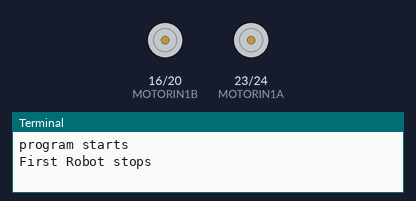
Recording of a program running on a simulated Raspberry Pi (BCM pin numbers). On the bench: motor-driver pin pairs drawn as motors (green arrow = first pin HIGH = forward, orange = second pin HIGH = backward, longer = more drive, scaled by the enable pin), the last lines printed to the terminal.

Above: at 2.5 s.
At 21.0 s:
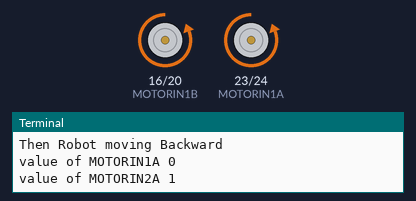
At 32.0 s:
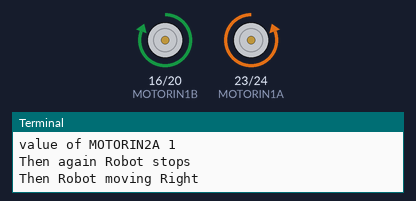
At 43.0 s:
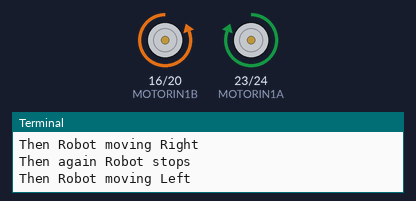
Timing chart, 0 to 63.7 s (numbered marks = the images above):
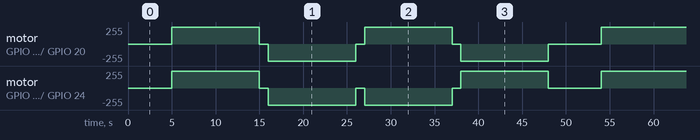

Measured:
- by itself, motor on GPIO 23 (MOTORIN1A) / GPIO 24 (MOTORIN2A): repeats every 49.0 s: 2 × (stopped 1.0 s, backward 255/255 10.0 s), stopped 1.0 s, forward 255/255 10.0 s, stopped 6.0 s, forward 255/255 10.0 s
- by itself, motor on GPIO 16 (MOTORIN1B) / GPIO 20 (MOTORIN2B): repeats every 49.0 s: stopped 1.0 s, backward 255/255 10.0 s, stopped 1.0 s, forward 255/255 10.0 s, stopped 1.0 s, backward 255/255 10.0 s, stopped 6.0 s, forward 255/255 10.0 s

The program:

lgpio_2_motor.py
```python
#  Run a 2-wheeled robot with the LGPIO library on Raspberry Pi 4 using L298N dc motor driver
#  Uses lgpio library, compatible with kernel 5.11
#  Author: Shahudullah Khan

from time import sleep
import lgpio

print("program starts")
#gpio pins connected with L298N motor driver module
MOTOR_ENA = 18
MOTORIN1A = 23
MOTORIN2A = 24
MOTOR_ENB = 12
MOTORIN1B = 16
MOTORIN2B = 20

# open the gpio chip and set the motor gpio pins as output
h = lgpio.gpiochip_open(0)
lgpio.gpio_claim_output(h, MOTOR_ENA)
lgpio.gpio_claim_output(h, MOTORIN1A)
lgpio.gpio_claim_output(h, MOTORIN2A)
lgpio.gpio_claim_output(h, MOTOR_ENB)
lgpio.gpio_claim_output(h, MOTORIN1B)
lgpio.gpio_claim_output(h, MOTORIN2B)
try:
    while True:
        #Stop Robot
        print("First Robot stops")
        lgpio.gpio_write(h, MOTOR_ENA, 1)
        lgpio.gpio_write(h, MOTORIN1A, 0)
        lgpio.gpio_write(h, MOTORIN2A, 0)
        lgpio.gpio_write(h, MOTOR_ENB, 1)
        lgpio.gpio_write(h, MOTORIN1B, 0)
        lgpio.gpio_write(h, MOTORIN2B, 0)
        sleep(5)

        #Move Robot Forward
        print("Then Robot moving Forward")
        lgpio.gpio_write(h, MOTOR_ENA, 1)
        lgpio.gpio_write(h, MOTORIN1A, 1)
        lgpio.gpio_write(h, MOTORIN2A, 0)
        lgpio.gpio_write(h, MOTOR_ENB, 1)
        lgpio.gpio_write(h, MOTORIN1B, 1)
        lgpio.gpio_write(h, MOTORIN2B, 0)
        print("value of MOTORIN1A", lgpio.gpio_read(h, MOTORIN1A))
        print("value of MOTORIN2A", lgpio.gpio_read(h, MOTORIN2A))
        sleep(10)

        #Stop Robot
        print("Then again Robot stops")
        lgpio.gpio_write(h, MOTOR_ENA, 1)
        lgpio.gpio_write(h, MOTORIN1A, 0)
        lgpio.gpio_write(h, MOTORIN2A, 0)
        lgpio.gpio_write(h, MOTOR_ENB, 1)
        lgpio.gpio_write(h, MOTORIN1B, 0)
        lgpio.gpio_write(h, MOTORIN2B, 0)
        sleep(1)

        #Move Robot Backward
        print("Then Robot moving Backward")
        lgpio.gpio_write(h, MOTOR_ENA, 1)
        lgpio.gpio_write(h, MOTORIN1A, 0)
        lgpio.gpio_write(h, MOTORIN2A, 1)
        lgpio.gpio_write(h, MOTOR_ENB, 1)
        lgpio.gpio_write(h, MOTORIN1B, 0)
        lgpio.gpio_write(h, MOTORIN2B, 1)
        print("value of MOTORIN1A", lgpio.gpio_read(h, MOTORIN1A))
        print("value of MOTORIN2A", lgpio.gpio_read(h, MOTORIN2A))
        sleep(10)

        #Stop Robot
        print("Then again Robot stops")
        lgpio.gpio_write(h, MOTOR_ENA, 1)
        lgpio.gpio_write(h, MOTORIN1A, 0)
        lgpio.gpio_write(h, MOTORIN2A, 0)
        lgpio.gpio_write(h, MOTOR_ENB, 1)
        lgpio.gpio_write(h, MOTORIN1B, 0)
        lgpio.gpio_write(h, MOTORIN2B, 0)
        sleep(1)

        #Move Robot Right
        print("Then Robot moving Right")
        lgpio.gpio_write(h, MOTOR_ENA, 1)
        lgpio.gpio_write(h, MOTORIN1A, 0)
        lgpio.gpio_write(h, MOTORIN2A, 1)
        lgpio.gpio_write(h, MOTOR_ENB, 1)
        lgpio.gpio_write(h, MOTORIN1B, 1)
        lgpio.gpio_write(h, MOTORIN2B, 0)
        sleep(10)

        #Stop Robot
        print("Then again Robot stops")
        lgpio.gpio_write(h, MOTOR_ENA, 1)
        lgpio.gpio_write(h, MOTORIN1A, 0)
        lgpio.gpio_write(h, MOTORIN2A, 0)
        lgpio.gpio_write(h, MOTOR_ENB, 1)
        lgpio.gpio_write(h, MOTORIN1B, 0)
        lgpio.gpio_write(h, MOTORIN2B, 0)
        sleep(1)

        #Move Robot Left
        print("Then Robot moving Left")
        lgpio.gpio_write(h, MOTOR_ENA, 1)
        lgpio.gpio_write(h, MOTORIN1A, 1)
        lgpio.gpio_write(h, MOTORIN2A, 0)
        lgpio.gpio_write(h, MOTOR_ENB, 1)
        lgpio.gpio_write(h, MOTORIN1B, 0)
        lgpio.gpio_write(h, MOTORIN2B, 1)
        sleep(10)

        #Stop Robot
        print("Then again Robot stops")
        lgpio.gpio_write(h, MOTOR_ENA, 1)
        lgpio.gpio_write(h, MOTORIN1A, 0)
        lgpio.gpio_write(h, MOTORIN2A, 0)
        lgpio.gpio_write(h, MOTOR_ENB, 1)
        lgpio.gpio_write(h, MOTORIN1B, 0)
        lgpio.gpio_write(h, MOTORIN2B, 0)
        sleep(1)
except KeyboardInterrupt:
    print("ctrl-c typed")
    #Stop Robot
    lgpio.gpio_write(h, MOTOR_ENA, 0)
    lgpio.gpio_write(h, MOTORIN1A, 0)
    lgpio.gpio_write(h, MOTORIN2A, 0)
    lgpio.gpio_write(h, MOTOR_ENB, 0)
    lgpio.gpio_write(h, MOTORIN1B, 0)
    lgpio.gpio_write(h, MOTORIN2B, 0)
    lgpio.gpiochip_close(h)
```
